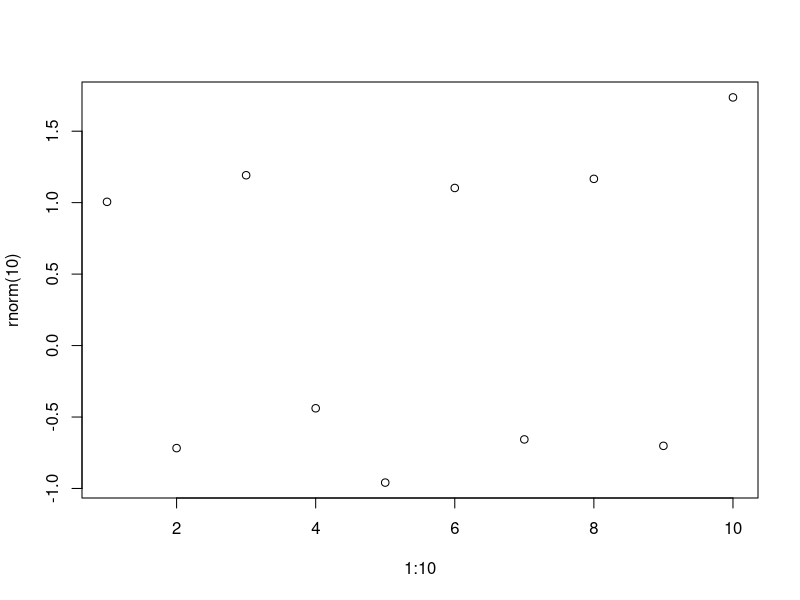
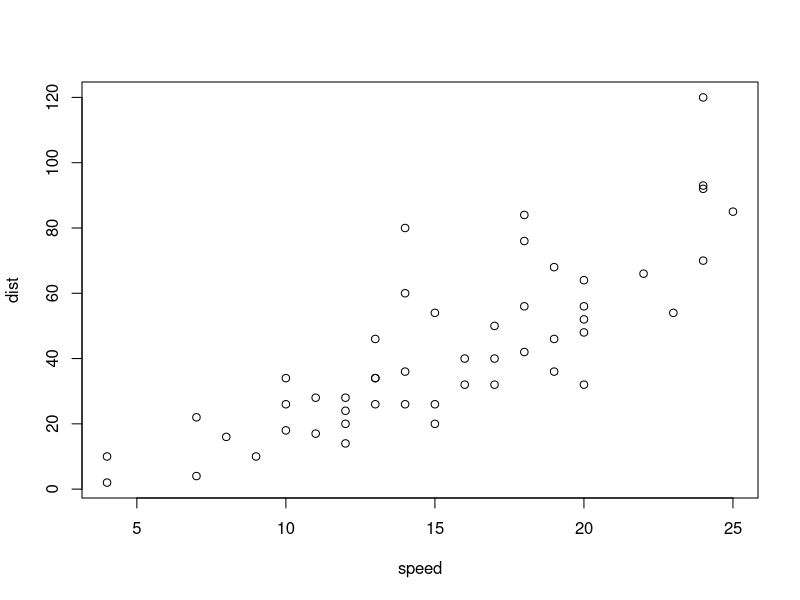
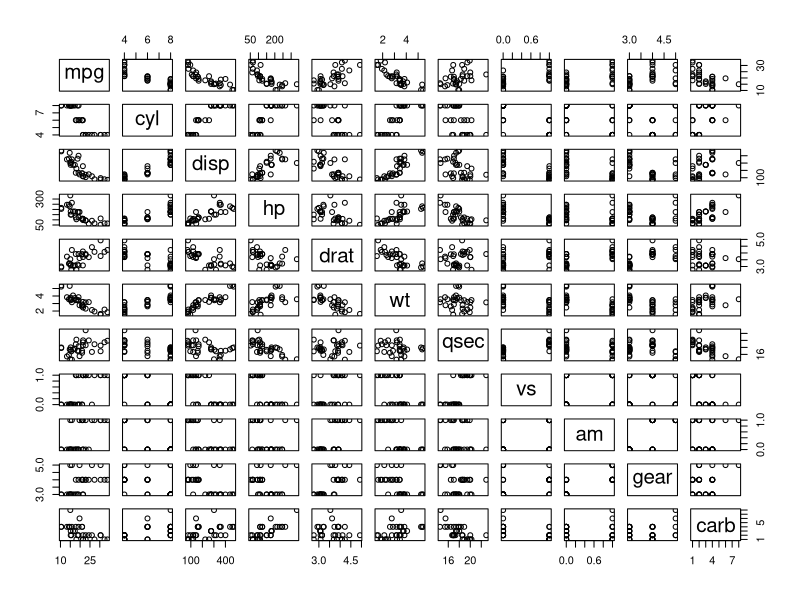
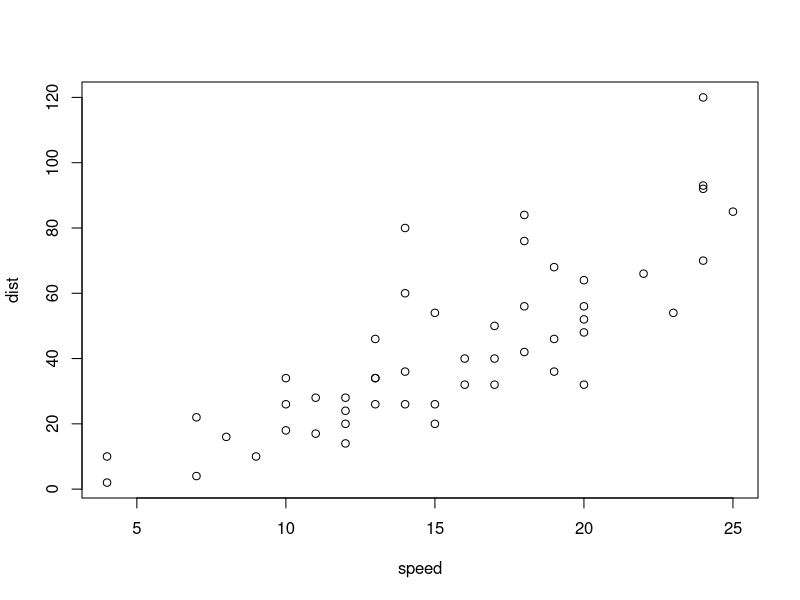
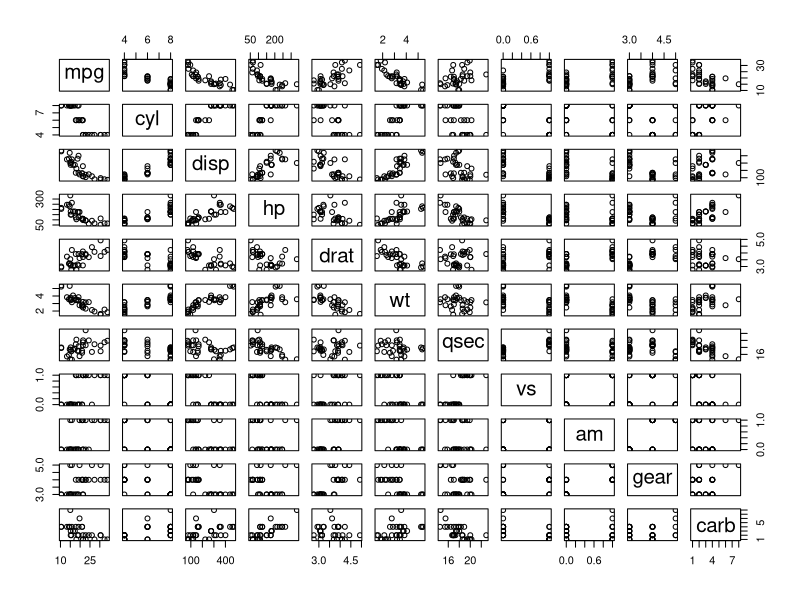

Reproduce these figures in R, in order.
## ---- chunk 1
#| fig-cap: Simple demo R plot
#| lightbox:
#|   group: r-graph
#|   description: This is 1 to 10 plot
plot(1:10, rnorm(10))
## ---- chunk 2
#| fig-cap: Plot about cars data
#| lightbox:
#|   group: r-graph
#|   description: We see our cars data above
plot(cars)
## ---- chunk 3
#| fig-cap:
#|   - Caption for first plot
#|   - Caption for second plot
#| lightbox:
#|   group: cars
#|   description:
#|     - This is the decription for first graph
#|     - This is the decription for second graph
plot(mtcars)
plot(cars)
## ---- chunk 4
#| fig-cap: mtcars
#| lightbox: false
plot(mtcars)
